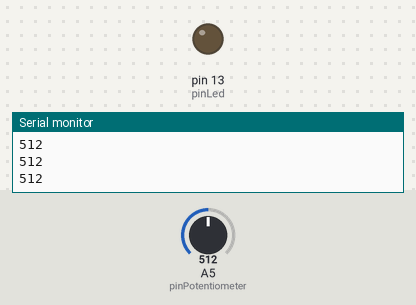
A sketch run on a simulated Arduino Uno, built with avr-gcc and run on an emulated ATmega328P. Shown: output pins drawn as LEDs (lit = HIGH), the last lines printed to the serial monitor. The inputs (shaded band) are chosen by the test bench; at power-on: A5 (pinPotentiometer) = 512.

Above: at 1.2 s.
1.3 s: A5 (pinPotentiometer) set to 520
At 1.6 s:
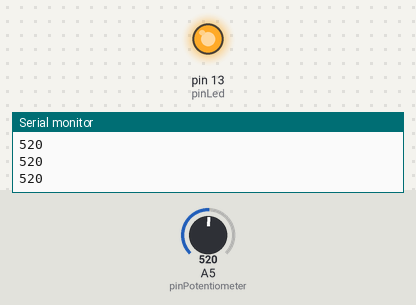
2.8 s: A5 (pinPotentiometer) set to 511
At 4.0 s:
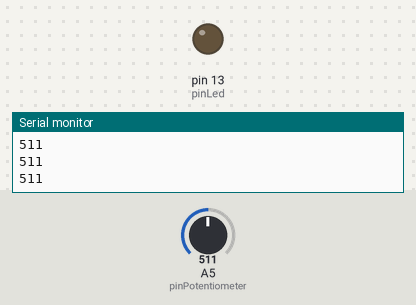
4.3 s: A5 (pinPotentiometer) set to 716
At 5.1 s:
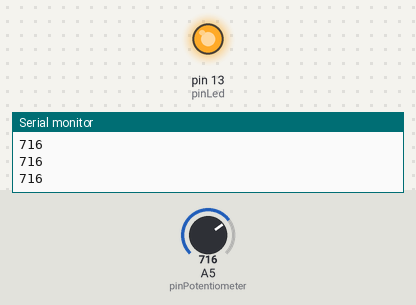
Timing chart, 0 to 7.3 s (numbered marks = the images above; inputs shaded):
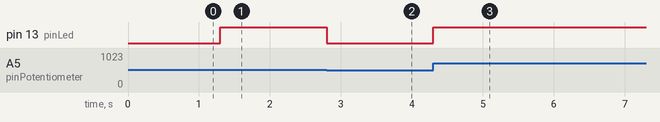

The sketch:

Tutorial_1.1.ino
```cpp
const int pinPotentiometer = 5;
const int pinLed = 13;
const int threshold = 512;

const int printPeriod = 500;

unsigned long timeNow = 0;
unsigned long timePrev = 0;

/* Every sketch must start with a call to 'setup()' and 'loop()'*/
void setup()
{
	// Before using the Serial stream from the Arduino, we must set
	// a baud rate for it.  The baud rate is the number is bits per second
	// sent to and from the arduino.  The device or computer on the other end
	// must also be set to using the same baud rate.
	// Think of it as having different internet speeds -- setting a higher baud rate will give
	// you faster transmission of data.
	Serial.begin(9600);

	// In order to drive an LED with a pin, we must set that pin to "output" mode.
	// This allows up to 40mA of current to flow either in or out of the pin
	// (acting as source, or ground, respectively)
	// A typical LED will use at most 20mA of current when fully lit, so we are safe.
	// In a later tutorial we will talk about how to drive high current loads, like a
	// light bulb, or a toaster.
	pinMode(pinLed, OUTPUT);

	// To turn the pin 'on' and 'off', we set it to HIGH or LOW, respectively.
	// This will turn on or off the LED.
	// Note this is dependent on how you wire the LED.
	digitalWrite(pinLed, LOW);

	// This is how we can print a line to the PC Serial window.  Use '.print()'
	// to print on the same line.
	Serial.println("Hello from Tutorial 1!  Lets blink some LEDs");
}

/*
You noticed with the last tutorial that when we printed to the screen, there were hundreds of values being printed to the screen per second!
We don't want to print all of those values!

What if we printed them at a fixed interval?

Experiment with the code below to print potentiometerReading at:
0.5Hz, 1Hz, 5Hz, 10Hz, 50Hz.

What are the associated periods with these frequencies?
*/
void loop()
{
	int potentiometerReading = analogRead(pinPotentiometer); //creates variable which stores value returned by analogRead function which...you guessed it... reads the analog

	if (potentiometerReading > threshold) { //compares the current analog reading to the threshold defined at the top of the program, insuring that it is greater then said threshold
		digitalWrite(pinLed, HIGH);
	}
	else {
		digitalWrite(pinLed, LOW);
	}

  Serial.println(potentiometerReading);

	// comment on the lines below explaining what they do.
	timeNow = millis();                       //Time is given in milliseconds
	if (timeNow - timePrev > printPeriod){   //if it has been over 500 milliseconds, then print the result
		if (potentiometerReading==0.5 || potentiometerReading==1 || potentiometerReading== 5 || potentiometerReading==10 || potentiometerReading== 50){
		Serial.print("Potentimeter reading: ");
		Serial.println(potentiometerReading);

		timePrev = timeNow;
		}
	}

}
```

Measured:
- the behaviour switches between 512 and 513 on A5 (pinPotentiometer) (found by bisection; images 0 and 1)
- after the input at 1.3 s, pin 13 (pinLed): LOW → HIGH at once
- after the input at 2.8 s, pin 13 (pinLed): HIGH → LOW at once
- after the input at 4.3 s, pin 13 (pinLed): LOW → HIGH at once
